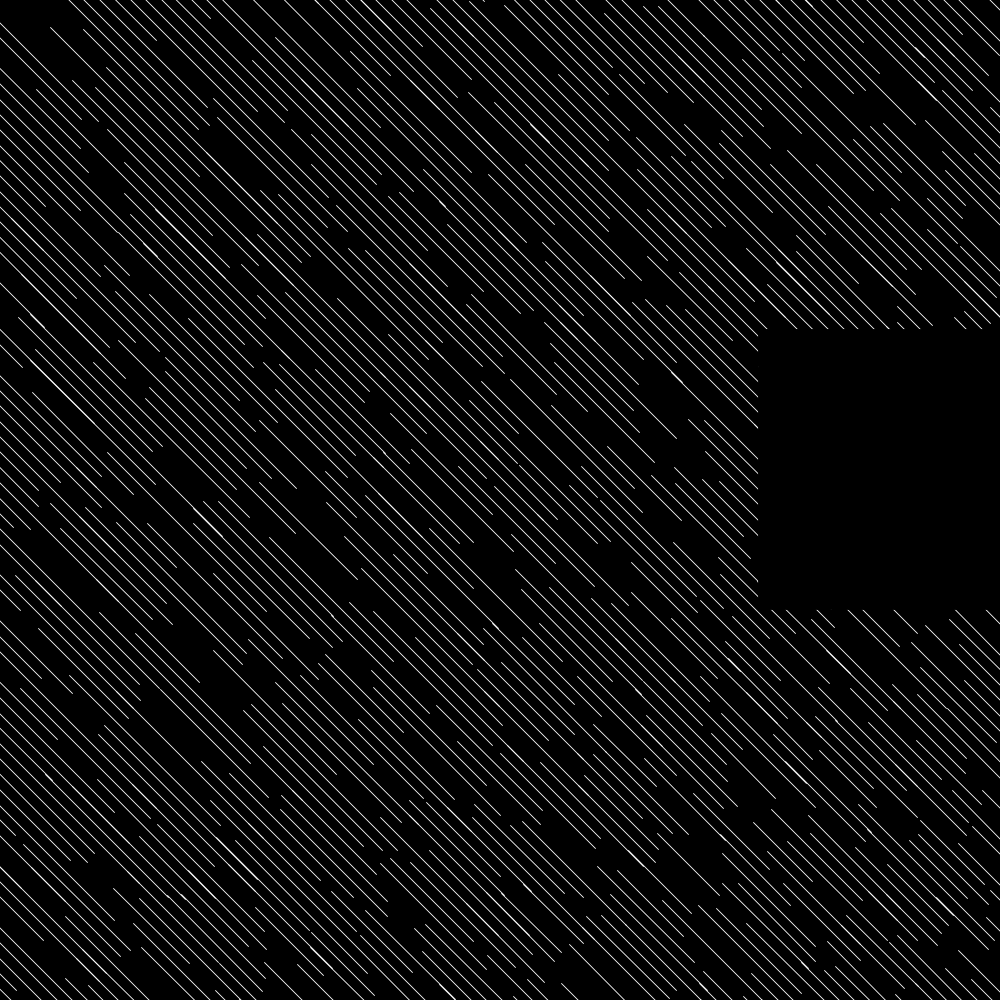
Frame 1 (no input)
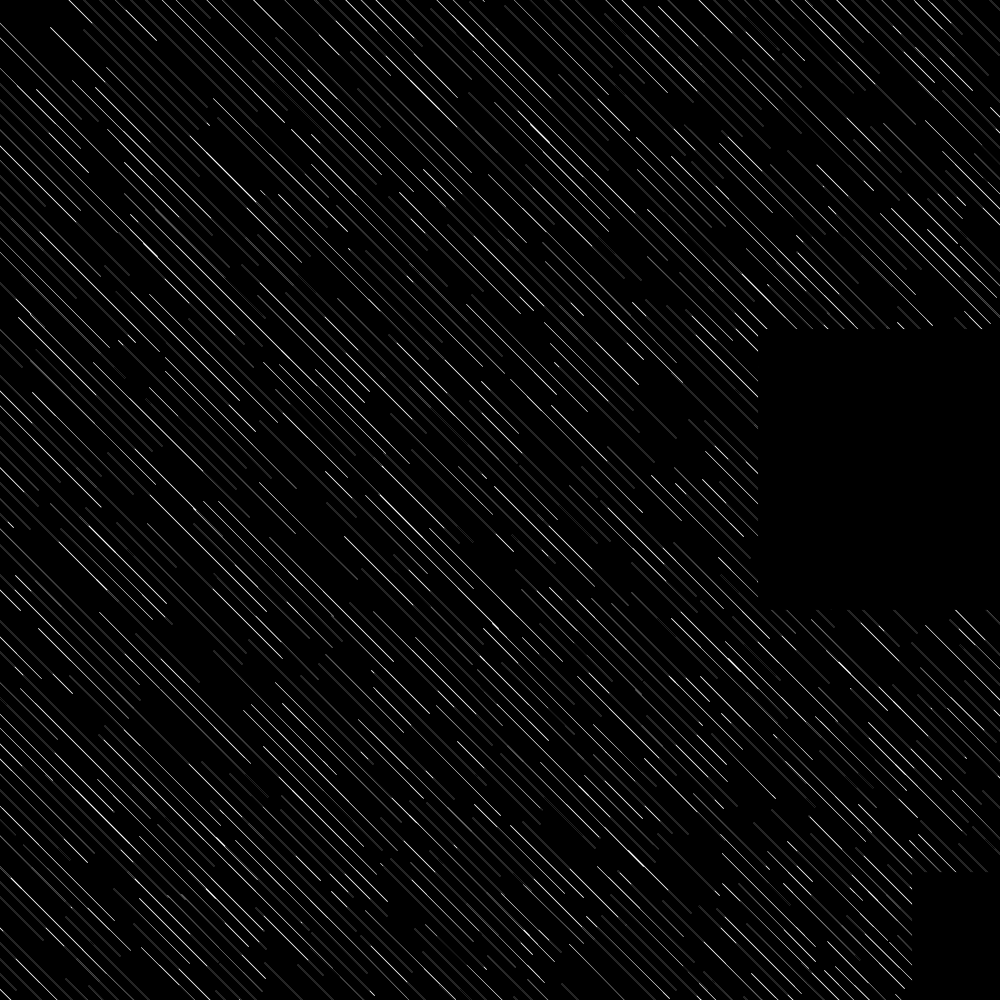
Frame 2 (the mouse pressed at the canvas centre, redrawn once)

The Processing sketch that drew these frames (run headless with seeded random() and noise(); the mouse was pressed at the canvas centre and the sketch redrawn once):

// Processing sketch: generative25
// ── generative25.pde
import java.util.UUID;

float WIDTH = 1000;
float HEIGHT = 1000;
float lineSpace = 5;
float lineMargin = 10;
float lineHeight = 0.85;

void setup() {
  size(1000,1000);
  stroke(255);
  strokeWeight(lineHeight);
  noFill();
  pixelDensity(displayDensity());
  background(0);
  noLoop();
}


void draw() {  
  rotate(PI/4);
  translate(-300,-700);
  float x = 0;
  float y = 0;
  
  float lineSpaceOff = 0;
  while (y < height*2) {
    while (x < width*2) {
      float lineWidth = map(x,width*2,0,30,200) * random(0.8,1.5);
      float lineSpace = map(x,width*2,0,10,30)*random(0.3,5);
      print(y + "\n");
      x = x + lineSpace + lineWidth;
      line(x,y,x+lineWidth,y);
      lineSpaceOff += 0.1;
    }
    x = 0;
    y += lineMargin + lineHeight;
  }
  
  rotate(-PI/4);
  translate(300,700);
  stroke(0);
  fill(0);
  
  lineSpaceOff = 0;
  x = random(0,width);
  y = random(0,height);
  rect(x,y,280,280);

  //float initialX = x;
  //float initialY = y;

  //stroke(255);
  //while (y < initialY + 280) {
  //  while (x < initialX + 280) {
  //    float lineWidth = map(x,width*2,0,30,200) * random(0.8,1.5);
  //    float lineSpace = map(x,width*2,0,10,30)*random(0.3,5);
  //    print(y + "\n");
  //    x = x + lineSpace + lineWidth;
  //    line(x,y,x+lineWidth,y);
  //    lineSpaceOff += 0.1;
  //  }
  //  x = 0;
  //  y += lineMargin + lineHeight;
  //}
}
    
void mousePressed() {
  if (mouseButton == LEFT) {
    redraw();
  } 
}

void keyPressed () {
  if (key == RETURN || key == ENTER) {
    String uuid = UUID.randomUUID().toString();
    save(uuid + ".tif");
  }
}
